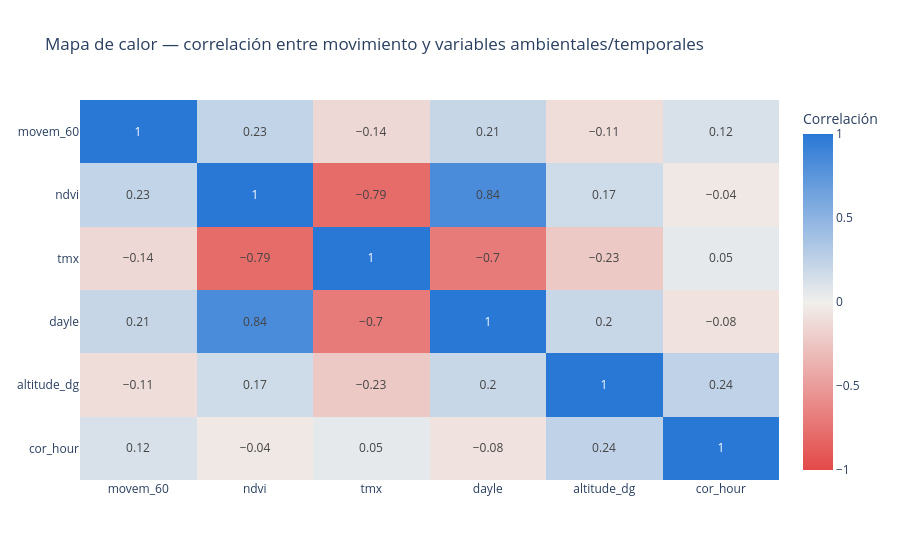

The notebook cell saved with this chart:
### Markdown cell above
### Visualización 5 (mapa de calor — matriz de correlación)
Responde a tu pregunta por un gráfico tipo "mapa de calor": esta es la forma estándar de contrastar de un vistazo cómo se relacionan **varias variables numéricas entre sí** (aquí, el movimiento contra las cuatro variables ambientales/temporales). Se usa una escala **divergente** (azul↔rojo con gris en el centro) porque el signo de la correlación importa tanto como su magnitud — una correlación de -0.3 y +0.3 son igual de "fuertes" pero apuntan en direcciones opuestas.

### Code cell
corr_matrix = df[['movem_60','ndvi','tmx','dayle','altitude_dg','cor_hour']].corr().round(2)

fig5 = px.imshow(
    corr_matrix, text_auto=True, color_continuous_scale=DIVERGING, zmin=-1, zmax=1,
    aspect='auto',
    title='Mapa de calor — correlación entre movimiento y variables ambientales/temporales'
)
fig5.update_layout(coloraxis_colorbar=dict(title='Correlación'))
fig5.show()

### Figure 1 — Plotly figure (JSON) as saved in the notebook; plotly's stock layout.template omitted (floating-point values rounded to 4 significant figures)
{"data": [{"coloraxis": "coloraxis", "hovertemplate": "x: %{x}<br>y: %{y}<br>color: %{z}<extra></extra>", "name": "0", "texttemplate": "%{z}", "type": "heatmap", "x": ["movem_60", "ndvi", "tmx", "dayle", "altitude_dg", "cor_hour"], "xaxis": "x", "y": ["movem_60", "ndvi", "tmx", "dayle", "altitude_dg", "cor_hour"], "yaxis": "y", "z": [[1.0, 0.23, -0.14, 0.21, -0.11, 0.12], [0.23, 1.0, -0.79, 0.84, 0.17, -0.04], [-0.14, -0.79, 1.0, -0.7, -0.23, 0.05], [0.21, 0.84, -0.7, 1.0, 0.2, -0.08], [-0.11, 0.17, -0.23, 0.2, 1.0, 0.24], [0.12, -0.04, 0.05, -0.08, 0.24, 1.0]]}], "layout": {"coloraxis": {"autocolorscale": false, "cmax": 1, "cmin": -1, "colorbar": {"title": {"text": "Correlación"}}, "colorscale": [[0, "#e34948"], [0.5, "#f0efec"], [1, "#2a78d6"]]}, "title": {"text": "Mapa de calor — correlación entre movimiento y variables ambientales/temporales"}, "xaxis": {"anchor": "y", "domain": [0, 1]}, "yaxis": {"anchor": "x", "autorange": "reversed", "domain": [0, 1]}}}
